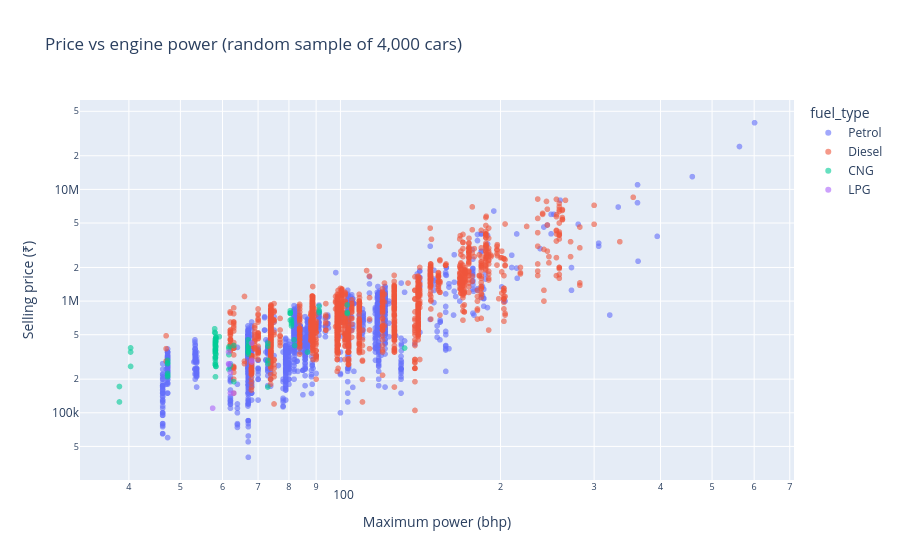

Notebook code for this chart:
### Markdown cell above
### Interactive chart (Plotly)
Hover over a dot to see the car. GitHub does not show interactive Plotly output inside notebooks, so I also save it as an HTML file in the `charts` folder (download it and open it in a browser).

### Code cell
sample = df.sample(4000, random_state=1)
fig = px.scatter(sample, x="max_power", y="selling_price", color="fuel_type",
                 hover_data=["car_name", "vehicle_age", "km_driven", "transmission_type"],
                 log_x=True, log_y=True, opacity=0.6,
                 title="Price vs engine power (random sample of 4,000 cars)")
fig.update_layout(xaxis_title="Maximum power (bhp)", yaxis_title="Selling price (₹)")
fig.write_html("charts/interactive_price_vs_power.html", include_plotlyjs="cdn")
fig.show()

### Figure 1 — Plotly figure (JSON) as saved in the notebook; plotly's stock layout.template omitted (floating-point values rounded to 4 significant figures; data arrays with more than 128 entries replaced by an {"elided": "..."} marker saying what was removed)
{"data": [{"customdata": {"elided": "2004x4 mixed values"}, "hovertemplate": "fuel_type=Petrol<br>max_power=%{x}<br>selling_price=%{y}<br>car_name=%{customdata[0]}<br>vehicle_age=%{customdata[1]}<br>km_driven=%{customdata[2]}<br>transmission_type=%{customdata[3]}<extra></extra>", "legendgroup": "Petrol", "marker": {"color": "#636efa", "opacity": 0.6, "symbol": "circle"}, "mode": "markers", "name": "Petrol", "showlegend": true, "type": "scattergl", "x": {"elided": "2004 float values"}, "xaxis": "x", "y": {"elided": "2004 int values"}, "yaxis": "y"}, {"customdata": {"elided": "1896x4 mixed values"}, "hovertemplate": "fuel_type=Diesel<br>max_power=%{x}<br>selling_price=%{y}<br>car_name=%{customdata[0]}<br>vehicle_age=%{customdata[1]}<br>km_driven=%{customdata[2]}<br>transmission_type=%{customdata[3]}<extra></extra>", "legendgroup": "Diesel", "marker": {"color": "#EF553B", "opacity": 0.6, "symbol": "circle"}, "mode": "markers", "name": "Diesel", "showlegend": true, "type": "scattergl", "x": {"elided": "1896 float values"}, "xaxis": "x", "y": {"elided": "1896 int values"}, "yaxis": "y"}, {"customdata": {"elided": "90x4 mixed values"}, "hovertemplate": "fuel_type=CNG<br>max_power=%{x}<br>selling_price=%{y}<br>car_name=%{customdata[0]}<br>vehicle_age=%{customdata[1]}<br>km_driven=%{customdata[2]}<br>transmission_type=%{customdata[3]}<extra></extra>", "legendgroup": "CNG", "marker": {"color": "#00cc96", "opacity": 0.6, "symbol": "circle"}, "mode": "markers", "name": "CNG", "showlegend": true, "type": "scattergl", "x": [58.3, 47.3, 73.0, 91.19, 58.33, 58.16, 58.16, 58.33, 67.04, 86.7, 80.9, 103.0, 80.9, 61.7, 58.16, 58.2, 38.4, 58.2, 58.16, 91.19, 58.2, 67.04, 58.16, 61.7, 47.3, 103.0, 58.2, 103.0, 58.2, 73.0, 80.46, 58.33, 61.7, 58.33, 58.2, 47.3, 82.0, 58.2, 58.2, 58.2, 40.3, 63.0, 58.0, 62.1, 80.46, 47.3, 80.46, 80.46, 58.16, 40.3, 58.16, 67.04, 67.04, 58.16, 58.33, 67.04, 67.04, 58.16, 58.2, 67.04, 47.3, 73.0, 61.7, 58.0, 80.9, 58.33, 58.16, 80.9, 58.33, 132.0, 58.33, 47.3, 73.0, 58.16, 81.8, 67.04, 67.04, 58.16, 58.16, 63.0, 73.0, 58.16, 80.46, 91.19, 40.3, 58.2, 58.16, 59.18, 58.2, 38.4], "xaxis": "x", "y": [260000, 210000, 275000, 900000, 455000, 300000, 270000, 335000, 335000, 349000, 625000, 925000, 685000, 331000, 357000, 370000, 125000, 411000, 345000, 790000, 210000, 380000, 517000, 390000, 275000, 775000, 340000, 790000, 315000, 420000, 775000, 435000, 375000, 390000, 399000, 295000, 400000, 365000, 435000, 280000, 260000, 190000, 525000, 265000, 780000, 216000, 675000, 820000, 380000, 350000, 270000, 351000, 400000, 414000, 465000, 349000, 450000, 315000, 422000, 390000, 280000, 395000, 245000, 565000, 651000, 475000, 365000, 599000, 260000, 380000, 475000, 225000, 170000, 365000, 450000, 360000, 425000, 400000, 355000, 400000, 295000, 434000, 785000, 825000, 381000, 360000, 455000, 480000, 310000, 172000], "yaxis": "y"}, {"customdata": [["Maruti Wagon R", 9, 57413, "Manual"], ["Maruti Wagon R", 12, 120000, "Manual"], ["Maruti Wagon R", 7, 50000, "Manual"], ["Maruti Wagon R", 8, 67000, "Manual"], ["Hyundai i10", 9, 69000, "Manual"], ["Hyundai i10", 6, 15000, "Manual"], ["Hyundai i10", 9, 70000, "Manual"], ["Hyundai Santro", 11, 70000, "Manual"], ["Hyundai Santro", 11, 60200, "Manual"], ["Hyundai Santro", 11, 35000, "Manual"]], "hovertemplate": "fuel_type=LPG<br>max_power=%{x}<br>selling_price=%{y}<br>car_name=%{customdata[0]}<br>vehicle_age=%{customdata[1]}<br>km_driven=%{customdata[2]}<br>transmission_type=%{customdata[3]}<extra></extra>", "legendgroup": "LPG", "marker": {"color": "#ab63fa", "opacity": 0.6, "symbol": "circle"}, "mode": "markers", "name": "LPG", "showlegend": true, "type": "scattergl", "x": [61.7, 57.5, 61.6, 61.6, 68.1, 68.05, 68.1, 62.1, 63.0, 62.1], "xaxis": "x", "y": [270000, 110000, 350000, 275000, 295000, 420000, 285000, 150000, 150000, 230000], "yaxis": "y"}], "layout": {"legend": {"title": {"text": "fuel_type"}, "tracegroupgap": 0}, "title": {"text": "Price vs engine power (random sample of 4,000 cars)"}, "xaxis": {"anchor": "y", "domain": [0.0, 1.0], "title": {"text": "Maximum power (bhp)"}, "type": "log"}, "yaxis": {"anchor": "x", "domain": [0.0, 1.0], "title": {"text": "Selling price (₹)"}, "type": "log"}}}
